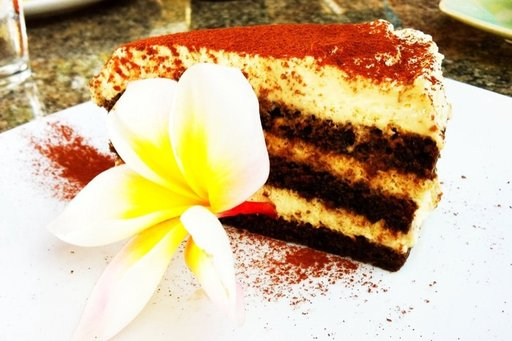
#> input picture food-101-subset/391522.jpg, 512 x 341 px; its folder holds only this picture in this run
$ python image_parallel.py   (older library calls are emulated)
#> lines starting #> are read from the running program, lines starting #| are printed output that depends on the picture
import cv2
import numpy as np
import os
import time
import multiprocessing

# ================= Configuration Parameters =================
# INPUT_DIR: The source folder containing your 250 Food-101 images.
INPUT_DIR = "food-101-subset"

# OUTPUT_DIR: Where the filtered images will be saved after processing.
OUTPUT_DIR = "output_multiprocessing"

# WORKER_COUNTS: The number of CPU cores we will test (1, 2, 4, 8) to measure performance.
# Testing '1' is essential to get a baseline for 'Speedup' calculations.
WORKER_COUNTS = [1, 2, 4, 8]

def apply_image_filters(data):
    """
    Core function that runs inside each worker process.
    It takes an image path, applies 5 filters, and saves the result.
    """
    image_path, output_folder = data

    # Load the image from the disk using OpenCV
    img = cv2.imread(image_path)

    # If the image fails to load, skip it to prevent the program from crashing
    if img is None:
        return None

    # Get the original filename (e.g., 'sushi_123.jpg')
    file_name = os.path.basename(image_path)

    # --- [FILTER 1] Grayscale Conversion ---
    # Converts a color (BGR) image to a black-and-white (Grayscale) image.
    gray = cv2.cvtColor(img, cv2.COLOR_BGR2GRAY)

    # --- [FILTER 2] Gaussian Blur ---
    # Smoothes the image using a 3x3 kernel. This reduces 'noise' and detail.
    blur = cv2.GaussianBlur(gray, (3, 3), 0)

    # --- [FILTER 3] Edge Detection (Sobel) ---
    # Calculates the 'gradient' or intensity change in X and Y directions.
    # It highlights the outlines (edges) of the food items.
    sobel_x = cv2.Sobel(blur, cv2.CV_64F, 1, 0, ksize=3)
    sobel_y = cv2.Sobel(blur, cv2.CV_64F, 0, 1, ksize=3)
    edges = cv2.convertScaleAbs(cv2.magnitude(sobel_x, sobel_y))

    # --- [FILTER 4] Image Sharpening ---
    # Uses a custom matrix (kernel) to make the edges look sharper and more distinct.
    sharpen_kernel = np.array([[-1,-1,-1], [-1,9,-1], [-1,-1,-1]])
    sharpened = cv2.filter2D(edges, -1, sharpen_kernel)

    # --- [FILTER 5] Brightness Adjustment ---
    # Increases the pixel values by a constant (beta=30) to make the image brighter.
    final_image = cv2.convertScaleAbs(sharpened, alpha=1.0, beta=30)

    # Save the processed image with a unique prefix
    output_path = os.path.join(output_folder, f"multiprocess_{file_name}")
    cv2.imwrite(output_path, final_image)

    return file_name

def run_multiprocessing_test(image_paths, workers):
    """
    Creates a pool of 'Worker' processes and distributes the images among them.
    This is known as Data Parallelism.
    """
    # Create pairs of (image_path, output_folder) for the multiprocessing 'map' function
    tasks = [(path, OUTPUT_DIR) for path in image_paths]

    start_time = time.time()

    # 'multiprocessing.Pool' creates several copies of this Python program to run at once.
    # 'pool.map' automatically assigns different images to different workers.
    with multiprocessing.Pool(processes=workers) as pool:
        pool.map(apply_image_filters, tasks)

    # Calculate how many seconds it took to process all images
    duration = time.time() - start_time
    return duration

if __name__ == "__main__":
    # Create the output directory on the GCP VM if it doesn't already exist
    if not os.path.exists(OUTPUT_DIR):
        os.makedirs(OUTPUT_DIR)

    # Gather all images (.jpg, .png, .jpeg) from the input folder
    if os.path.exists(INPUT_DIR):
        all_images = [os.path.join(INPUT_DIR, f) for f in os.listdir(INPUT_DIR)
                      if f.lower().endswith(('.png', '.jpg', '.jpeg'))]

        if not all_images:
            print(f"❌ No images found in {INPUT_DIR}")
        else:
            print(f"🚀 Starting Performance Analysis on {len(all_images)} images...")
            results = {}

            # Test our performance using 1, 2, 4, and 8 processes
            for count in WORKER_COUNTS:
                print(f"🔄 Processing with {count} worker(s)...")
                exec_time = run_multiprocessing_test(all_images, count)
                results[count] = exec_time
#> this loop made 4 passes
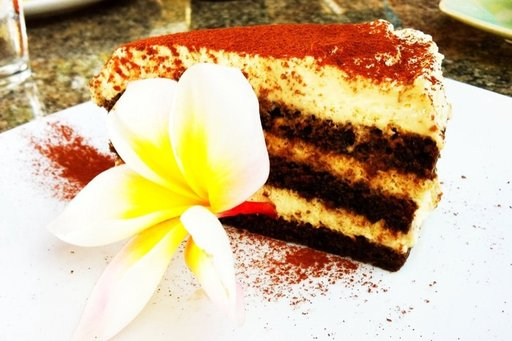
#> input picture food-101-subset/391522.jpg, 512 x 341 px
#> pass 1, in apply_image_filters, `gray = cv2.cvtColor(img, cv2.COLOR_BGR2GRAY)`:
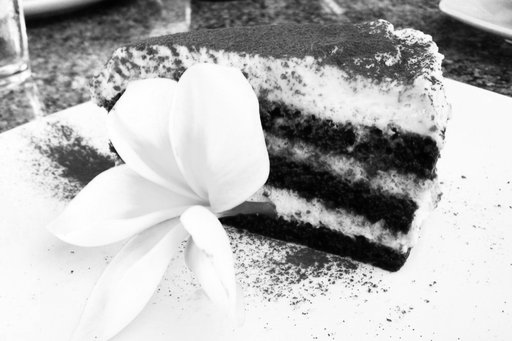
#> gray: shape (341, 512); min 0, max 255, mean 181.9
#> pass 1, in apply_image_filters, `sobel_x = cv2.Sobel(blur, cv2.CV_64F, 1, 0, ksize=3)`:
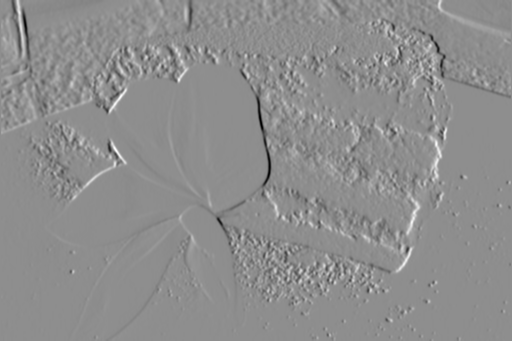
#> sobel_x: shape (341, 512) float64; min -715, max 568, mean -0.2; drawn with min black and max white
#> pass 1, in apply_image_filters, `sobel_y = cv2.Sobel(blur, cv2.CV_64F, 0, 1, ksize=3)`:
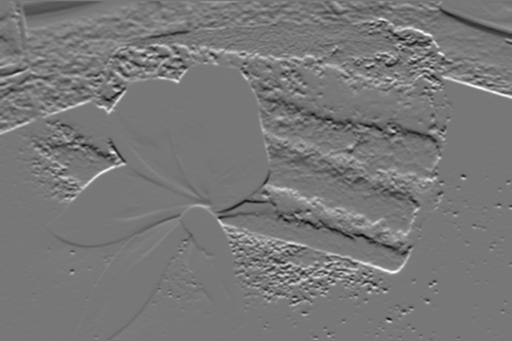
#> sobel_y: shape (341, 512) float64; min -507, max 573, mean 2.8; drawn with min black and max white

            # --- PERFORMANCE TABLE GENERATION ---
            # This table prints the final metrics required for the rubric.
            print("\n" + "="*65)
            print(f"{'Workers':<10} | {'Time (s)':<12} | {'Speedup':<10} | {'Efficiency (%)':<15}")
            print("-" * 65)

            # T_SERIAL: The time taken by 1 worker (the baseline).
            t_serial = results[1]

            for p in WORKER_COUNTS:
                t_p = results[p]

                # SPEEDUP: How many times faster is 'p' workers compared to 1?
                speedup = t_serial / t_p

                # EFFICIENCY: Percentage of the CPU power being effectively used.
                efficiency = (speedup / p) * 100

                print(f"{p:<10} | {t_p:<12.4f} | {speedup:<10.2f} | {efficiency:<15.2f}%")

            print("="*65)
            print("✅ Performance data collected. Ready for technical report.")
    else:
        print(f"❌ Input directory '{INPUT_DIR}' not found. Please upload it to GCP.")

$ run again, on food-101-subset/64738.jpg
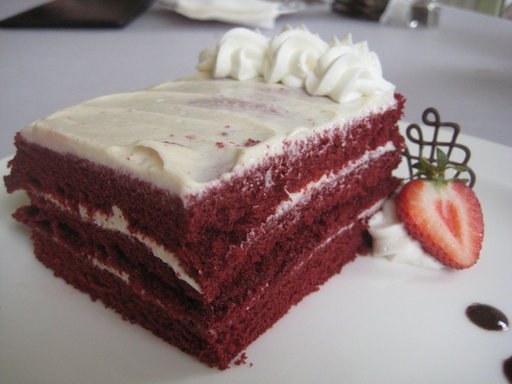
#> input picture food-101-subset/64738.jpg, 512 x 384 px
#> the loop `for count in WORKER_COUNTS:` made 4 passes
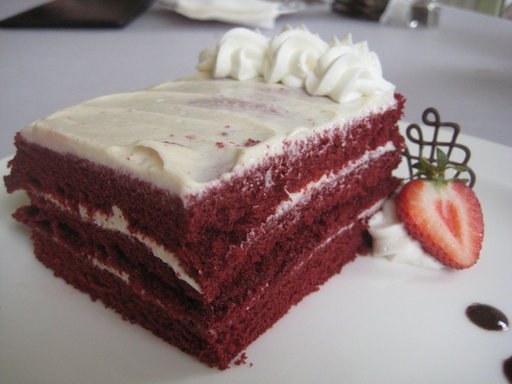
#> input picture food-101-subset/64738.jpg, 512 x 384 px
#> pass 1, in apply_image_filters, `gray = cv2.cvtColor(img, cv2.COLOR_BGR2GRAY)`:
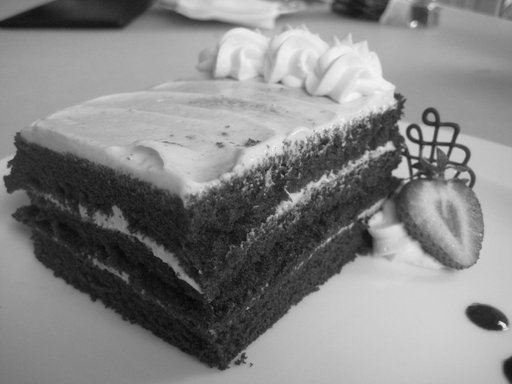
#> gray: shape (384, 512); min 6, max 244, mean 132.5
#> pass 1, in apply_image_filters, `sobel_y = cv2.Sobel(blur, cv2.CV_64F, 0, 1, ksize=3)`:
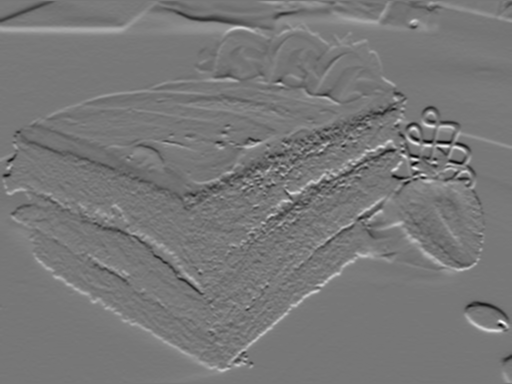
#> sobel_y: shape (384, 512) float64; min -396, max 446, mean 0.9; drawn with min black and max white

$ run again, on food-101-subset/67009.jpg
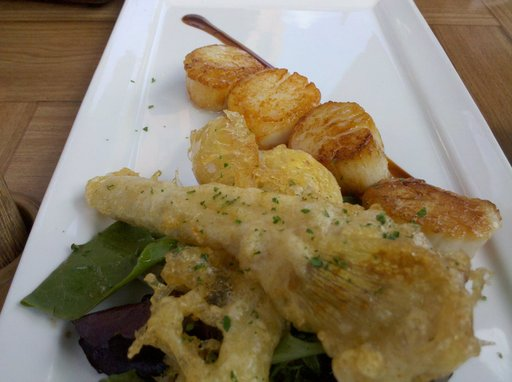
#> input picture food-101-subset/67009.jpg, 512 x 382 px
#> the loop `for count in WORKER_COUNTS:` made 4 passes
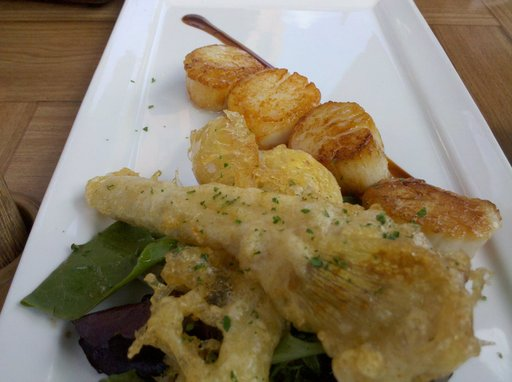
#> input picture food-101-subset/67009.jpg, 512 x 382 px
#> pass 1, in apply_image_filters, `gray = cv2.cvtColor(img, cv2.COLOR_BGR2GRAY)`:
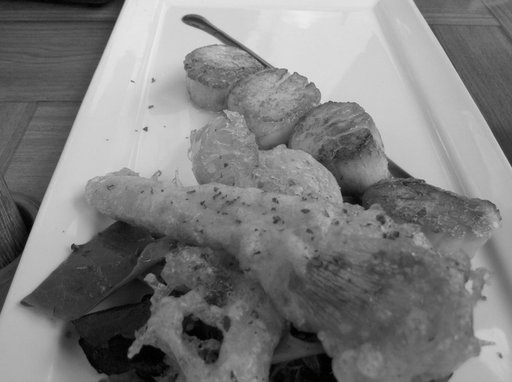
#> gray: shape (382, 512); min 0, max 237, mean 125.1
#> pass 1, in apply_image_filters, `sobel_y = cv2.Sobel(blur, cv2.CV_64F, 0, 1, ksize=3)`:
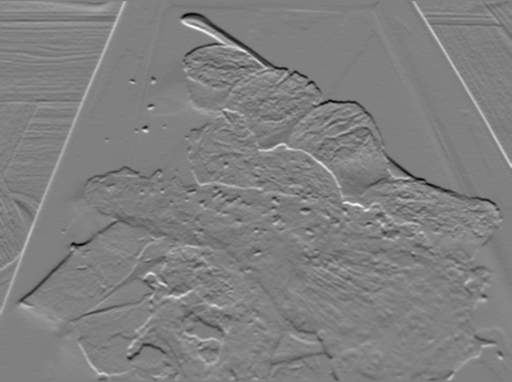
#> sobel_y: shape (382, 512) float64; min -348, max 341, mean -1; drawn with min black and max white
